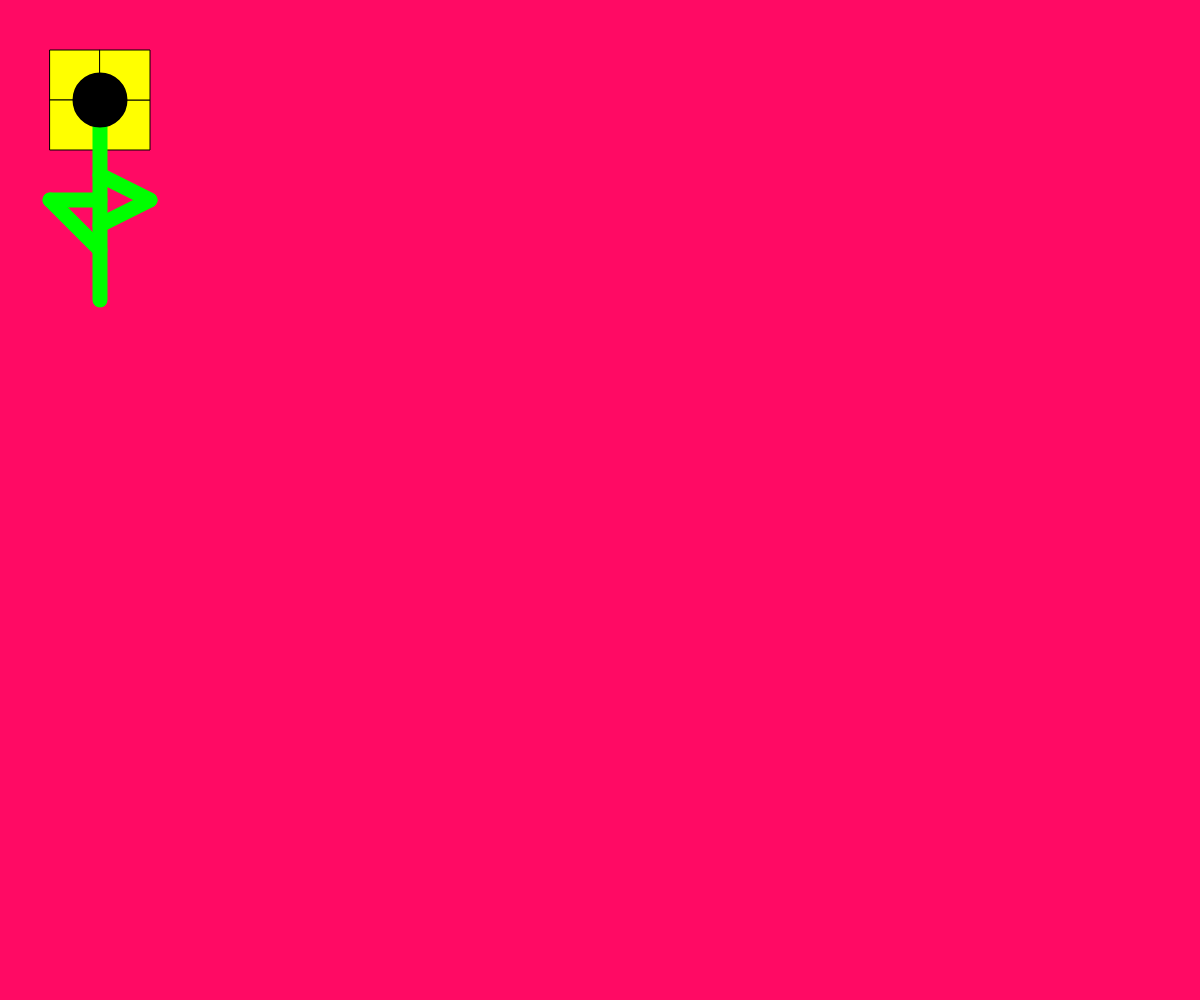
Frame 1 (no input)
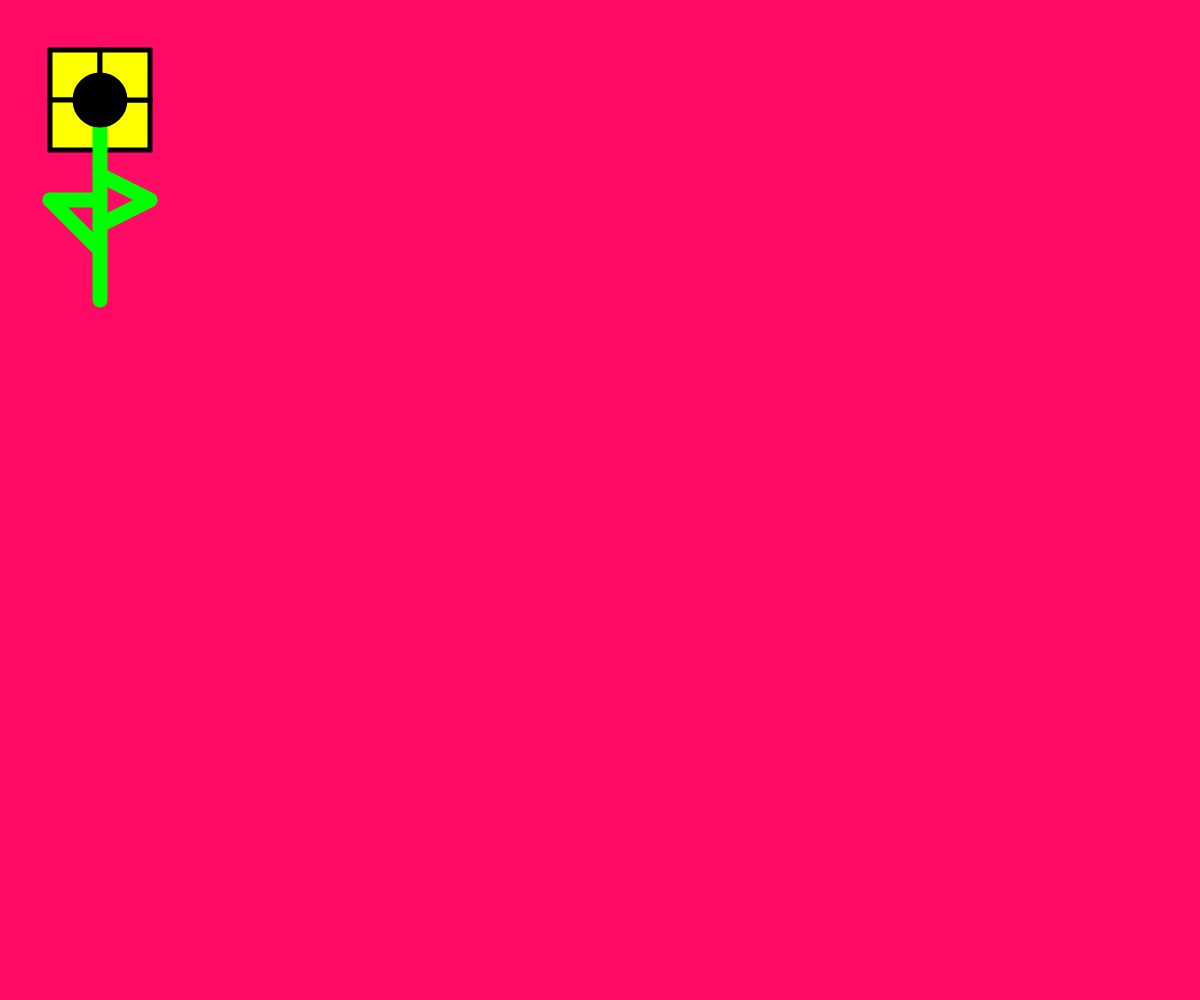
Frame 60 (no input)
Frame 120 (the mouse pressed at the canvas centre since frame 60): identical to frame 60, image omitted

The p5.js sketch that drew these frames (run headless with seeded random() and noise() and a simulated clock; from frame 60 on, the mouse is pressed at the canvas centre):

// p5.js sketch
// ── sketch.js
function setup(){
    createCanvas(windowWidth, windowHeight);
    
}

function draw(){
    background(255, 10, 100);
    
    
    
    fill(255, 255, 0);
    rectMode(CORNERS);
    rect(100, 100, 50, 50);
    rect(100, 100, 150, 150);
    rect(100, 100, 50, 150);
    rect(100, 100, 150, 50);
    stroke(0, 255, 0);
    strokeWeight(15);
    line(100, 100, 100, 300);
    line(100, 200, 50, 200);
    line(100, 250, 50, 200);
    line(100, 225, 150, 200);
    line(100, 175, 150, 200);
    stroke(0);
    fill(0);
    strokeWeight(5);
    ellipse(100, 100, 50, 50);
    
    
    
}
